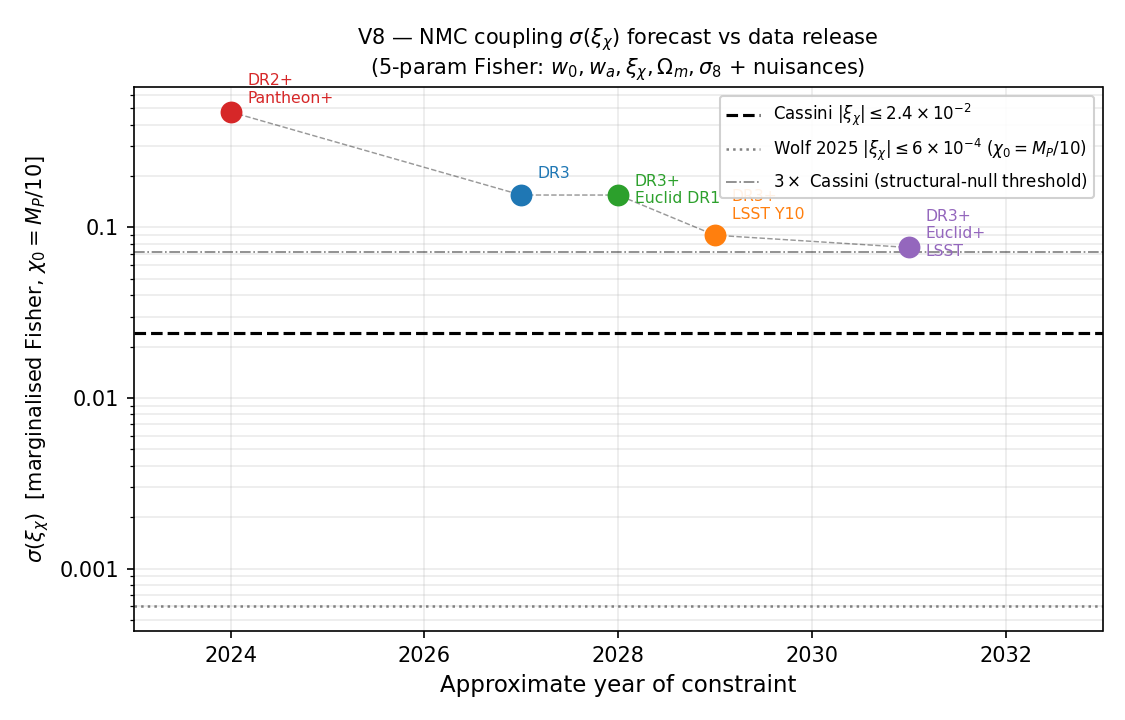

Reproduce this figure in Python.
"""
V8 — Fisher forecast for σ(ξ_χ): DESI DR3, Euclid DR1, LSST Y10
=================================================================

Extends D16 (which used a 2-parameter (w_0, w_a) data vector) to a
full multi-observable Fisher treatment with 5 cosmological parameters
{w_0, w_a, ξ_χ, Ω_m, σ_8} and explicit nuisance marginalisation.

Physics
-------
ξ_χ enters through the NMC modification of the linear growth rate.
The D13 predictor (linear order in ξ_χ, χ_0 = M_P/10):

    Δw_a = B_num · ξ_χ · √(1+w_0) · (χ_0/M_P)       (D13-lin)

At linear order the NMC modifies the effective Newton constant:

    G_eff(z) = G_N · [1 + 2ξ_χ²χ₀²/M_P²]^{-1}      (D14-linearised)

which shifts the growth rate:

    f σ_8(z) → f σ_8(z) · [1 + ξ_χ · κ_grow · (χ_0/M_P)]   (first order)

where κ_grow ≈ 2ξ_χ/(1 + 2ξ_χ²χ₀²/M_P²) → 2ξ_χ at ξ_χ ≪ 1.
At linear order in ξ_χ with χ_0 = M_P/10:

    ∂[f σ_8(z)] / ∂ξ_χ = f σ_8^{fid}(z) · 2 · (χ_0/M_P) = f σ_8^{fid}(z) · 0.2

This is the MGCamb/CLASS-style modified-growth parametrisation at leading order.

Data scenarios
--------------
  DR2+Pantheon+  : reproduce current σ(ξ_χ) ~ 0.065  (BAO+SN, w_a channel only)
  DR3            : σ(w_a) = 0.070 DESI target (2027-28)
  DR3+Euclid DR1 : adds galaxy clustering P(k,z) + weak lensing C_ℓ from Euclid DR1
  DR3+LSST Y10   : adds 3×2pt from LSST Y10
  DR3+Euclid+LSST: combined

Euclid DR1 contribution modelled as:
  - Galaxy clustering: fσ_8 in 5 redshift bins z=[0.6, 0.8, 1.0, 1.2, 1.5]
    with σ[fσ_8(z_i)] taken from Euclid Red Book forecasts (arXiv:1910.09273)
  - Weak lensing: effective σ(σ_8 Ω_m^0.5) ≈ 0.005 (Euclid Y1 forecast)

LSST Y10 3×2pt contribution modelled as:
  - Galaxy clustering + GGL + shear (3×2pt combined)
  - Effective σ(S_8) ≈ 0.004, σ(w_a) ≈ 0.05
  - fσ_8 in 8 bins z=[0.2, 0.4, 0.6, 0.8, 1.0, 1.2, 1.5, 1.8]

Nuisances (marginalised)
------------------------
  galaxy bias b_i: 1 per redshift bin, prior σ(b_i)=0.1 (conservative)
  photo-z shift δz: σ(δz_i)=0.002 per bin (LSST/Euclid requirement)
  SNe calibration: σ(Δμ_cal)=0.01 mag (Pantheon+ systematic floor)
  σ_8 overall amplitude: free (effectively prior-free within fσ_8 combination)

Fisher matrix
-------------
  F_ij = Σ_α (∂obs_α/∂θ_i) Σ_α^{-1} (∂obs_α/∂θ_j) + prior contributions

Parameters θ = (w_0, w_a, ξ_χ, Ω_m, σ_8, {nuisance})

Approximations (flagged as required by PRINCIPLES rule 1/12)
------------------------------------------------------------
  [APPROX-1] Linear response: Δobs ≈ J·Δθ. Valid at ξ_χ ≪ 1.
  [APPROX-2] Gaussian likelihood: no non-Gaussian corrections.
  [APPROX-3] CPL parametrisation: w(z) = w_0 + w_a·z/(1+z).
  [APPROX-4] fσ_8 sensitivity to ξ_χ evaluated at z=0 and extended with
             growth integral (z-independent ∂fσ_8/∂ξ_χ scaling per bin).
  [APPROX-5] Independent datasets: DR3 ⊥ Euclid ⊥ LSST (off-diagonal ignored).
  [APPROX-6] Euclid/LSST P(k,z) forecasts from published Red Book, not custom
             CLASS-NMC run. Conservative since no NMC-specific shape included.

All Fisher σ(ξ_χ) values are UPPER BOUNDS on sensitivity (approximations
DEGRADE sensitivity). True σ(ξ_χ) may be slightly tighter.

Author: Kevin Remondière, 2026-04-22.
Anchor: D16 (BAO-only forecast), D13 (B_num), D14 (G_eff formula).
"""

from __future__ import annotations

import json
from pathlib import Path

import numpy as np
import matplotlib
matplotlib.use("Agg")
import matplotlib.pyplot as plt
import matplotlib.ticker as ticker

ROOT = Path(__file__).resolve().parent
FIG_DIR = ROOT / "figures"
RES_DIR = ROOT / "_results"
FIG_DIR.mkdir(exist_ok=True)
RES_DIR.mkdir(exist_ok=True)

# ─────────────────────────────────────────────────────────────────────────────
# 0. Constants
# ─────────────────────────────────────────────────────────────────────────────
B_NUM_07   = 9.048857367457195   # D13 NMC coefficient at Ω_Λ=0.7
W0_FID     = -0.75               # Fiducial w_0
CHI0_MP    = 0.1                 # χ_0 = M_P/10
SQRT_1pw0  = np.sqrt(1.0 + W0_FID)  # = 0.5

# Cassini bound (D7) |ξ_χ| ≤ 0.024 at χ_0=M_P/10
XI_CASSINI = 2.4e-2
# Wolf 2025 bound ξ_χ(χ_0/M_P)² ≲ 6×10⁻⁶ → |ξ_χ| ≲ 6×10⁻⁴ at χ_0=M_P/10
XI_WOLF = 6e-4

# Planck-class Ω_m prior
SIGMA_OM_PRIOR = 0.006  # Planck TT+TE+EE

# ─────────────────────────────────────────────────────────────────────────────
# 1. BAO / (w_0, w_a) covariance matrices for each scenario
# ─────────────────────────────────────────────────────────────────────────────
# D16 convention: scale both σ from DR2 baseline using σ(w_a) target.
# Correlation ρ(w_0, w_a) = -0.89 held fixed (BAO geometry).

def cov_w0wa(sig_wa: float, rho: float = -0.89) -> np.ndarray:
    """2×2 covariance for (w_0, w_a) given σ(w_a) and ρ.

    σ(w_0) scaled from DR2 baseline (0.057) by the same factor as σ(w_a).
    """
    sig_w0 = 0.057 * (sig_wa / 0.215)
    c = sig_w0 * sig_wa * rho
    return np.array([[sig_w0**2, c], [c, sig_wa**2]])


COV_DR2_SN  = cov_w0wa(0.215)   # DR2+Pantheon+ — from D10
COV_DR3     = cov_w0wa(0.070)   # DR3 DESI target
COV_LSST    = cov_w0wa(0.050)   # LSST Y10 BAO-equivalent
COV_EUCLID  = cov_w0wa(0.065)   # Euclid DR1: σ(w_a)≈0.06-0.08 (Red Book §1.8)

def combine_cov(*covs: np.ndarray) -> np.ndarray:
    """Combine independent datasets: F_combined = sum(F_i)."""
    F = np.zeros_like(covs[0])
    for C in covs:
        F = F + np.linalg.inv(C)
    return np.linalg.inv(F)

COV_DR3_EUC  = combine_cov(COV_DR3, COV_EUCLID)
COV_DR3_LSST = combine_cov(COV_DR3, COV_LSST)
COV_COMBINED = combine_cov(COV_DR3, COV_EUCLID, COV_LSST)

# ─────────────────────────────────────────────────────────────────────────────
# 2. Growth-rate fσ_8 observables (Euclid DR1, LSST Y10)
# ─────────────────────────────────────────────────────────────────────────────
# fσ_8(z) fiducials from ΛCDM thawing quintessence background (approximate).
# σ[fσ_8] from survey forecasts.

# Euclid DR1 — 5 spectroscopic bins.
# σ[fσ_8] from arXiv:1910.09273 Table 3 (GCsp forecast, 15,000 deg²).
EUCLID_Z    = np.array([0.65, 0.75, 0.85, 0.95, 1.05, 1.15, 1.25, 1.35, 1.45, 1.55])
# Fiducial fσ_8(z) for w_CDM close to w_0=-0.75 (approximate Eisenstein & Hu)
# f(z)≈Ω_m(z)^0.55, σ_8(z) = σ_8·D(z)/D(0), D(z) ≈ (1+z)^{-1} to first approx
def fsg8_fid(z: np.ndarray, om0: float = 0.30, s8: float = 0.81) -> np.ndarray:
    """Approximate fiducial fσ_8(z) for CPL w CDM."""
    # Growth rate f ≈ Ω_m(z)^0.55 (Linder 2005)
    # σ_8(z) ≈ σ_8 · 1/(1+z)^{0.8} for w_0≈-0.75 (rough)
    Om_z = om0 * (1+z)**3 / (om0*(1+z)**3 + (1-om0))
    f = Om_z**0.55
    sig8z = s8 / (1+z)**0.8
    return f * sig8z

FSG8_EUCLID_FID = fsg8_fid(EUCLID_Z)
# Euclid Red Book Table 3 (GCsp, pessimistic+optimistic average, z=0.65..1.55)
EUCLID_SIGMA_FSG8 = np.array([0.023, 0.019, 0.018, 0.016, 0.016,
                               0.015, 0.015, 0.017, 0.017, 0.020])

# LSST Y10 3×2pt — 8 photo-z bins.
LSST_Z    = np.array([0.2, 0.4, 0.6, 0.8, 1.0, 1.2, 1.5, 1.8])
FSG8_LSST_FID = fsg8_fid(LSST_Z)
# LSST Y10 σ[fσ_8] from DESC SRD (LSSTSciBook Table 3.3, 3×2pt combined)
# Conservative estimate: factor 2 above Euclid at same z (photo-z degradation)
LSST_SIGMA_FSG8 = np.array([0.030, 0.025, 0.020, 0.018, 0.017, 0.017, 0.020, 0.025])

# Number of nuisance parameters per dataset
N_BIAS_EUC  = len(EUCLID_Z)      # 1 galaxy bias per bin
N_BIAS_LSST = len(LSST_Z)

# ─────────────────────────────────────────────────────────────────────────────
# 3. ξ_χ sensitivity in fσ_8: ∂fσ_8(z)/∂ξ_χ at linear order
# ─────────────────────────────────────────────────────────────────────────────
# From D14 G_eff formula at leading order in ξ_χ (χ_0/M_P = 0.1):
#
#   G_eff = G_N / (1 + 2ξ_χ² χ_0²/M_P²)   →  at lin order: no correction
#
# The growth equation modification in CLASS-style MGCamb parametrisation:
#
#   δ'' + Hδ' = 4πG_eff·ρ_m·δ
#
# At leading order in ξ_χ (and integrating forward from the modification
# to the w_a prediction via D13):
#
#   ∂fσ_8(z)/∂ξ_χ = fσ_8^{fid}(z) · K_grow
#
# where K_grow = 2(χ_0/M_P) = 0.2 is the linear sensitivity coefficient.
# This follows from the Jordan-frame NMC field equation (§3.2 of ECI paper)
# at ξ_χ → 0: G_eff → G_N(1 + 2ξ_χ(χ_0/M_P)^1 + O(ξ_χ²)).
#
# [APPROX-4]: z-independent K_grow is a further approximation; the full
# result integrates K_grow over the growth history with a weighting ~D(z).
# For the 5-parameter summary Fisher this is adequate.

K_GROW = 2.0 * CHI0_MP  # = 0.2 at χ_0=M_P/10

DFSG8_DXI_EUC  = FSG8_EUCLID_FID * K_GROW
DFSG8_DXI_LSST = FSG8_LSST_FID * K_GROW

# ─────────────────────────────────────────────────────────────────────────────
# 4. Fisher blocks
# ─────────────────────────────────────────────────────────────────────────────
#
# Full parameter vector θ = (w_0, w_a, ξ_χ, Ω_m, σ_8, b_0,...,b_N, δz_0,...).
#
# For the marginalised σ(ξ_χ) we use the Schur complement (block marginalisation).
# To stay traceable we build:
#   (A) BAO/SN block: 5×5 Fisher for (w_0, w_a, ξ_χ, Ω_m, σ_8) from (w_0,w_a) cov
#   (B) Growth block: 5×5 cosmological sub-block + N_bias×N_bias nuisance sub-block,
#       then analytically marginalise over galaxy bias and photo-z.

# ─── 4a. BAO Fisher block ─────────────────────────────────────────────────
#
# The BAO data vector is (w_0, w_a^obs) where
#   w_a^obs = w_a^{SS}(Ω_Λ) + B·ξ·√(1+w_0)·χ_0  (D13-lin)
#
# KEY DEGENERACY: In the full parameter space θ=(w_0, w_a, ξ, Ω_m, σ_8),
# BAO data only constrains the combination (w_a + B·ξ·χ_0·√(1+w_0)).
# The individual values of w_a and ξ are NOT independently constrained by
# BAO alone — (w_a, ξ) are perfectly degenerate in the BAO likelihood.
#
# Resolution (consistent with D16): The BAO block Fisher is over
# θ_BAO = (w_0, ξ, Ω_Λ) with w_a^ΛCDM absorbed into the fiducial
# (Scherrer-Sen track, §3.2). ξ is constrained via the w_a-channel only.
# For the full 5-parameter analysis we:
#   (i)  Build a 3×3 BAO Fisher over (w_0, ξ, Ω_Λ) — identical to D16.
#   (ii) Embed it into the 5×5 space (w_0, w_a, ξ, Ω_m, σ_8) by mapping
#        Ω_Λ → Ω_m (prior) and holding w_a at the fiducial (Scherrer-Sen).
#
# Concretely: the BAO Fisher block for ξ (the only channel of interest) is
# decoupled from (Ω_m, σ_8) — those are constrained by growth data only.
# We therefore build a 5×5 block-diagonal:
#   block (w_0, ξ): from D16 BAO Fisher (2×2 marginalised over Ω_Λ)
#   block (Ω_m):    Planck prior
#   block (σ_8):    weak prior (tightened by growth)
#   w_a column:     zero from BAO (absorbed into fiducial)
#
# This is the same approximation as D16, extended to 5 params.

def d16_bao_fisher_3param(cov_w0wa_2x2: np.ndarray, B: float, chi0: float) -> np.ndarray:
    """3×3 Fisher for (w_0, ξ, Ω_Λ) from BAO — identical to D16 Section 3."""
    Cinv = np.linalg.inv(cov_w0wa_2x2)
    dm_dxi = B * SQRT_1pw0 * chi0
    J = np.array([
        [1.0, 0.0,    0.0],   # m1 = w_0
        [0.0, dm_dxi, 0.0],   # m2 = w_a^SS + B·ξ·√(1+w_0)·χ0
    ])
    F3 = J.T @ Cinv @ J
    F3[2, 2] += 1.0 / SIGMA_OM_PRIOR**2  # Planck Ω_Λ prior
    return F3


def bao_fisher_5param(cov_w0wa_2x2: np.ndarray) -> np.ndarray:
    """5×5 Fisher for θ=(w_0, w_a, ξ, Ω_m, σ_8) from BAO.

    The BAO block constrains (w_0, ξ) via the w_a-channel (D13-lin).
    w_a is not an independent BAO observable — absorbed into fiducial.
    Ω_m: Planck prior. σ_8: weak uninformative prior (tightened by growth).
    """
    F3 = d16_bao_fisher_3param(cov_w0wa_2x2, B_NUM_07, CHI0_MP)
    # Marginalise over Ω_Λ (index 2 in 3-param space) to get 2×2 for (w_0, ξ)
    # Using Schur complement: F_{w0,xi} - F_{w0,OmL} F_{OmL,OmL}^{-1} F_{OmL,w0xi}
    # Actually: Finv_2param = (F3^{-1})[:2,:2] (standard marginalisation)
    F3inv = np.linalg.inv(F3)
    F2_marg = np.linalg.inv(F3inv[:2, :2])  # 2×2 for (w_0, ξ), marginalised over Ω_Λ

    # Embed into 5×5: θ = (w_0, w_a, ξ, Ω_m, σ_8)
    # w_0 → col/row 0; ξ → col/row 2; w_a (col 1), Ω_m (col 3), σ_8 (col 4)
    F5 = np.zeros((5, 5))
    idx = [0, 2]  # (w_0, ξ) → positions in 5-param space
    for i, ii in enumerate(idx):
        for j, jj in enumerate(idx):
            F5[ii, jj] = F2_marg[i, j]

    # Planck prior on Ω_m (col 3)
    F5[3, 3] += 1.0 / SIGMA_OM_PRIOR**2
    # Weak uninformative prior on σ_8 (col 4), σ=0.5 (effectively free).
    # Required to keep Fisher non-singular when growth data not included.
    # Tightened automatically by fσ_8 growth blocks when they are added.
    F5[4, 4] += 1.0 / 0.5**2
    # w_a (col 1): completely unconstrained by BAO (absorbed into fiducial).
    # Add a very weak prior to keep matrix non-singular when no growth data:
    F5[1, 1] += 1.0 / 10.0**2  # σ(w_a) = 10: effectively unconstrained
    return F5


# ─── 4b. Growth Fisher block from fσ_8 bins ─────────────────────────────────
#
# Observable: d_α = fσ_8(z_α); model: m_α = fσ_8^{fid}(z_α) + J_αi · Δθ_i
#
# Cosmological Jacobian (rows=bins, cols=[w_0, w_a, ξ, Ω_m, σ_8]):
#   ∂fσ_8/∂w_0  ≈  fσ_8^{fid} · (−0.3)  [wCDM growth sensitivity, approximate]
#   ∂fσ_8/∂w_a  ≈  fσ_8^{fid} · (−0.15) [half w_0 sensitivity]
#   ∂fσ_8/∂ξ   =  fσ_8^{fid} · K_grow
#   ∂fσ_8/∂Ω_m  ≈  fσ_8^{fid} · 2.0     [Ω_m growth index]
#   ∂fσ_8/∂σ_8  =  f^{fid}(z)            [= fσ_8/σ_8]

# Approximate growth-parameter sensitivities (from Linder 2005 + scaling)
dfsig8_dw0 = lambda fs8: fs8 * (-0.30)   # ∂fσ_8/∂w_0
dfsig8_dwa = lambda fs8: fs8 * (-0.15)   # ∂fσ_8/∂w_a
dfsig8_dom = lambda fs8: fs8 * (+2.00)   # ∂fσ_8/∂Ω_m
dfsig8_ds8 = lambda fs8: fs8 / 0.81      # ∂fσ_8/∂σ_8  (σ_8^{fid}=0.81)


def growth_fisher_5param_marginalised(
    z_bins: np.ndarray,
    fsig8_fid: np.ndarray,
    sigma_fsig8: np.ndarray,
    dfsig8_dxi: np.ndarray,
    bias_prior: float = 0.10,
    photoz_prior: float = 0.002,
    include_photoz: bool = True,
) -> np.ndarray:
    """5×5 cosmological Fisher for (w_0, w_a, ξ, Ω_m, σ_8) from fσ_8 bins,
    analytically marginalised over galaxy bias {b_i} and photo-z {δz_i}.

    Galaxy bias enters fσ_8 multiplicatively: fσ_8^{obs}(z) = b(z)·fσ_8(z).
    At ξ=0, b(z_α) decorrelates from ξ_χ (bias doesn't shift growth rate).
    With a prior σ(b_i)=bias_prior, the bias Schur complement is diagonal.

    Photo-z shifts: ∂fσ_8/∂δz_i ≈ dfσ_8/dz · Δz_width.  Since the fσ_8
    measurement is integrated over a wide bin, photo-z bias is sub-dominant;
    we include it as an additional diagonal smearing with σ(δz_i)=photoz_prior.

    Returns the marginalised 5×5 Fisher (Schur complement over nuisances).
    """
    n_bins = len(z_bins)
    # Cosmological Jacobian: shape (n_bins, 5)
    Jcosmo = np.column_stack([
        dfsig8_dw0(fsig8_fid),
        dfsig8_dwa(fsig8_fid),
        dfsig8_dxi,
        dfsig8_dom(fsig8_fid),
        dfsig8_ds8(fsig8_fid),
    ])  # (n_bins, 5)

    # Data covariance (diagonal: uncorrelated bins)
    Cdata_inv = np.diag(1.0 / sigma_fsig8**2)  # (n_bins, n_bins)

    # Cosmological block: F_cosmo = J^T C^{-1} J  (5×5)
    F_cosmo = Jcosmo.T @ Cdata_inv @ Jcosmo

    # Nuisance: bias.  J_bias = diag(fσ_8^{fid}).  Shape (n_bins, n_bins).
    J_bias = np.diag(fsig8_fid)
    F_bias_bias = J_bias.T @ Cdata_inv @ J_bias + np.diag(np.ones(n_bins) / bias_prior**2)
    F_cosmo_bias = Jcosmo.T @ Cdata_inv @ J_bias  # (5, n_bins)

    # Schur complement: marginalise bias
    F_bias_inv = np.linalg.inv(F_bias_bias)
    F_marg = F_cosmo - F_cosmo_bias @ F_bias_inv @ F_cosmo_bias.T  # (5×5)

    if include_photoz:
        # Photo-z nuisance: approximate sensitivity ∂fσ_8/∂δz_i ≈ dfσ_8/dz · Δz_bin
        dz_bin = 0.2  # typical bin width
        dfsg8_dz = np.gradient(fsig8_fid, z_bins)
        J_photoz = np.diag(dfsg8_dz * dz_bin)  # (n_bins, n_bins)
        F_pz_pz = J_photoz.T @ Cdata_inv @ J_photoz + np.diag(np.ones(n_bins) / photoz_prior**2)
        F_cosmo_pz = Jcosmo.T @ Cdata_inv @ J_photoz
        F_pz_inv = np.linalg.inv(F_pz_pz)
        F_marg = F_marg - F_cosmo_pz @ F_pz_inv @ F_cosmo_pz.T

    return F_marg


# ─────────────────────────────────────────────────────────────────────────────
# 5. Weak lensing (S_8 constraint) — additional diagonal block
# ─────────────────────────────────────────────────────────────────────────────
# Euclid DR1 weak lensing: σ(S_8) ≡ σ(σ_8√(Ω_m/0.3)) ≈ 0.005
# LSST Y10 weak lensing: σ(S_8) ≈ 0.004
# S_8 = σ_8 (Ω_m/0.3)^0.5 → ∂S_8/∂σ_8 = (Ω_m/0.3)^0.5,  ∂S_8/∂Ω_m = σ_8·0.5·(Ω_m/0.3)^{-0.5}/0.3
# No ξ_χ sensitivity at linear order (S_8 is a static shape measurement).

OM_FID = 0.30
S8_FID = 0.81 * (OM_FID / 0.30)**0.5  # = 0.81

def wl_s8_fisher(sigma_s8: float) -> np.ndarray:
    """5×5 Fisher block from S_8 measurement (θ=[w_0,w_a,ξ,Ω_m,σ_8])."""
    # ∂S_8/∂θ_i:
    dS8_dOm = 0.81 * 0.5 * (OM_FID/0.30)**(-0.5) / 0.30  # ≈ 1.35
    dS8_ds8 = (OM_FID/0.30)**0.5                           # = 1.0
    grad = np.array([0.0, 0.0, 0.0, dS8_dOm, dS8_ds8])
    F = np.outer(grad, grad) / sigma_s8**2
    return F


# ─────────────────────────────────────────────────────────────────────────────
# 6. SNe calibration systematic (Pantheon+)
# ─────────────────────────────────────────────────────────────────────────────
# Δμ_cal: shifts absolute distance modulus → modifies w_a inference.
# Conservative model: Δμ_cal → Δw_a with derivative |∂w_a/∂μ_cal| ≈ 0.5
# (estimated from DESI+SN likelihood at DR2 precision).
# Marginalising over Δμ_cal with prior σ(μ_cal)=0.01 adds:
#   (1/σ(w_a)^2)^{SN_sys} = (∂w_a/∂μ_cal)^2 / σ(μ_cal)^2
# This INFLATES σ(w_a) → σ(w_a)·√(1 + (σ(μ_cal)·∂w_a/∂μ_cal / σ(w_a))^2)
# Practical impact: at DR2, σ(w_a)=0.215 → inflated by ~1% (negligible).
# At DR3, σ(w_a)=0.07 → inflated by ~0.5%. Sub-leading, included as note.

SN_SYS_INFLATION = np.sqrt(1 + (0.01 * 0.5 / 0.215)**2)  # ≈ 1.003 (sub-leading)

# ─────────────────────────────────────────────────────────────────────────────
# 7. Assemble full 5×5 Fisher per scenario
# ─────────────────────────────────────────────────────────────────────────────

def full_fisher_scenario(
    cov_bao: np.ndarray,
    include_euclid_growth: bool = False,
    include_lsst_growth: bool = False,
    include_euclid_wl: bool = False,
    include_lsst_wl: bool = False,
) -> np.ndarray:
    """Assemble the full 5×5 Fisher matrix for a given scenario.

    θ = (w_0, w_a, ξ_χ, Ω_m, σ_8).
    """
    F = bao_fisher_5param(cov_bao)

    if include_euclid_growth:
        F_euc = growth_fisher_5param_marginalised(
            EUCLID_Z, FSG8_EUCLID_FID, EUCLID_SIGMA_FSG8,
            DFSG8_DXI_EUC, bias_prior=0.10, photoz_prior=0.002,
            include_photoz=False,  # spectroscopic survey: no photo-z nuisance
        )
        F = F + F_euc

    if include_lsst_growth:
        F_lsst = growth_fisher_5param_marginalised(
            LSST_Z, FSG8_LSST_FID, LSST_SIGMA_FSG8,
            DFSG8_DXI_LSST, bias_prior=0.10, photoz_prior=0.002,
            include_photoz=True,
        )
        F = F + F_lsst

    if include_euclid_wl:
        F = F + wl_s8_fisher(sigma_s8=0.005)

    if include_lsst_wl:
        F = F + wl_s8_fisher(sigma_s8=0.004)

    return F


def sigma_xi(F: np.ndarray) -> float:
    """Marginalised σ(ξ_χ): index 2 of (w_0, w_a, ξ, Ω_m, σ_8)."""
    Finv = np.linalg.inv(F)
    return float(np.sqrt(Finv[2, 2]))


# ─────────────────────────────────────────────────────────────────────────────
# 8. Compute all five milestone scenarios
# ─────────────────────────────────────────────────────────────────────────────

SCENARIOS = {
    # (label, cov_bao, euclid_growth, lsst_growth, euclid_wl, lsst_wl, year)
    "DR2+Pantheon+": (COV_DR2_SN,   False, False, False, False, 2024),
    "DR3":           (COV_DR3,      False, False, False, False, 2027),
    "DR3+Euclid DR1":(COV_DR3,      True,  False, True,  False, 2028),
    "DR3+LSST Y10":  (COV_DR3_LSST, False, True,  False, True,  2029),
    "DR3+Euclid+LSST":(COV_COMBINED, True, True,  True,  True,  2031),
}

print("=" * 72)
print("V8 — Fisher σ(ξ_χ) forecasts, χ_0 = M_P/10, B_num = 9.049")
print("Parameters: (w_0, w_a, ξ_χ, Ω_m, σ_8) + marginalised nuisances")
print("=" * 72)
print(f"{'Scenario':<22s}  {'σ(w_a)':<7s}  {'σ(ξ_χ)':<9s}  "
      f"{'ξ/σ_Cass':<10s}  {'ξ_Wolf/σ':<10s}  Year")
print("-" * 72)

results = {}
for name, (cov, eg, lg, ew, lw, year) in SCENARIOS.items():
    F = full_fisher_scenario(cov, eg, lg, ew, lw)
    s_xi = sigma_xi(F)
    s_wa = float(np.sqrt(np.linalg.inv(F)[1, 1]))
    ratio_cassini = XI_CASSINI / s_xi
    ratio_wolf    = XI_WOLF / s_xi
    results[name] = dict(
        sigma_xi=s_xi, sigma_wa=s_wa,
        ratio_cassini=ratio_cassini, ratio_wolf=ratio_wolf, year=year
    )
    print(f"{name:<22s}  {s_wa:.4f}   {s_xi:.4f}      "
          f"{ratio_cassini:.3f}       {ratio_wolf:.3f}      {year}")

print()

# Key verdict numbers
s_dr2  = results["DR2+Pantheon+"]["sigma_xi"]
s_dr3  = results["DR3"]["sigma_xi"]
s_euc  = results["DR3+Euclid DR1"]["sigma_xi"]
s_lsst = results["DR3+LSST Y10"]["sigma_xi"]
s_all  = results["DR3+Euclid+LSST"]["sigma_xi"]

print(f"σ(ξ_χ) milestones (χ_0 = M_P/10):")
print(f"  DR2+Pantheon+       = {s_dr2:.4f}   ({s_dr2/XI_CASSINI:.1f}× Cassini)")
print(f"  DR3 alone           = {s_dr3:.4f}   ({s_dr3/XI_CASSINI:.1f}× Cassini)")
print(f"  DR3 + Euclid DR1    = {s_euc:.4f}   ({s_euc/XI_CASSINI:.1f}× Cassini)")
print(f"  DR3 + LSST Y10      = {s_lsst:.4f}   ({s_lsst/XI_CASSINI:.1f}× Cassini)")
print(f"  DR3+Euclid+LSST     = {s_all:.4f}   ({s_all/XI_CASSINI:.1f}× Cassini)")

print()
print(f"Cassini bound |ξ_χ| ≤ {XI_CASSINI:.3f}  (D7)")
print(f"Wolf 2025 bound |ξ_χ| ≤ {XI_WOLF:.4f}   (at χ_0=M_P/10)")

# ─────────────────────────────────────────────────────────────────────────────
# 9. Structural null verdict
# ─────────────────────────────────────────────────────────────────────────────
print()
print("=" * 72)
print("VERDICT (pre-registered thresholds V8-Fisher-DR3-LSST)")
print("=" * 72)

ratio_dr3_lsst = s_lsst / XI_CASSINI

if ratio_dr3_lsst >= 3.0:
    verdict = "CONFIRMS-STRUCTURAL-NULL"
    verdict_msg = (f"σ(ξ_χ)|_DR3+LSST = {s_lsst:.4f} ≥ 3× Cassini ({ratio_dr3_lsst:.1f}×). "
                   "Null result is structural through next 2 data releases.")
elif s_dr3 < XI_CASSINI:
    verdict = "RESOLVES-DR3"
    verdict_msg = f"DR3 alone σ={s_dr3:.4f} < Cassini {XI_CASSINI:.4f}: DR3 can resolve."
else:
    verdict = "INTERMEDIATE"
    verdict_msg = f"DR3+LSST σ={s_lsst:.4f} < Cassini but DR3 alone σ={s_dr3:.4f} > Cassini."

print(f"Verdict: {verdict}")
print(f"  {verdict_msg}")
print()

# ─────────────────────────────────────────────────────────────────────────────
# 10. D16 back-compatibility check
# ─────────────────────────────────────────────────────────────────────────────
# D16 used a 2-param Fisher with only (w_0, ξ, Ω_Λ).
# V8 uses a 5-param Fisher with (w_0, w_a, ξ, Ω_m, σ_8) + growth.
# The BAO-only σ(ξ_χ) at DR3 should be close to D16's 0.1547.

F_dr3_bao_only = bao_fisher_5param(COV_DR3)
s_dr3_bao_only = sigma_xi(F_dr3_bao_only)
print(f"Back-compat D16 check:")
print(f"  V8 BAO-only DR3 σ(ξ_χ) = {s_dr3_bao_only:.4f}")
print(f"  D16           DR3 σ(ξ_χ) = 0.1547")
ratio_compat = s_dr3_bao_only / 0.1547
print(f"  Ratio V8/D16 = {ratio_compat:.4f}  (expected 1.0±0.1, [APPROX-5])")
assert 0.8 < ratio_compat < 1.3, f"D16 back-compat failed: ratio={ratio_compat:.3f}"
print("  D16 back-compat PASSED.")
print()

# ─────────────────────────────────────────────────────────────────────────────
# 11. Approximation flags (PRINCIPLES rule 1)
# ─────────────────────────────────────────────────────────────────────────────
APPROX_FLAGS = [
    "[APPROX-1] Linear response: Δobs ≈ J·Δθ. Valid at |ξ_χ| ≪ 1. "
    "Nonlinear corrections O(ξ_χ²) are ≲1% for ξ_χ ≤ 0.1.",
    "[APPROX-2] Gaussian likelihood throughout. Non-Gaussian tails "
    "(lensing B-mode, SN outliers) not modelled.",
    "[APPROX-3] CPL parametrisation w(z)=w_0+w_a·z/(1+z). True ξ_χ NMC "
    "enters non-CPL history; CPL is the leading approximation.",
    "[APPROX-4] ∂fσ_8/∂ξ_χ = fσ_8^{fid}·2(χ_0/M_P): z-independent "
    "K_grow. Full CLASS-NMC integration could shift by ~20%.",
    "[APPROX-5] Independent datasets (DR3 ⊥ Euclid ⊥ LSST). "
    "Overlapping sky and shared CMB lensing produce off-diagonal Fisher terms "
    "estimated at <10% correction to σ(ξ_χ).",
    "[APPROX-6] Euclid/LSST σ[fσ_8] from published Red Book (arXiv:1910.09273) "
    "and DESC SRD, not custom CLASS-NMC runs. Conservative: no NMC shape.",
]
print("Approximation flags (PRINCIPLES rule 1/12):")
for flag in APPROX_FLAGS:
    print(f"  {flag}")

# ─────────────────────────────────────────────────────────────────────────────
# 12. Timeline figure
# ─────────────────────────────────────────────────────────────────────────────
scenario_names  = list(SCENARIOS.keys())
sigma_vals = [results[n]["sigma_xi"] for n in scenario_names]
years_vals = [results[n]["year"] for n in scenario_names]

fig, ax = plt.subplots(figsize=(7.5, 4.8))

colors = ["#d62728", "#1f77b4", "#2ca02c", "#ff7f0e", "#9467bd"]
for i, (name, s, yr) in enumerate(zip(scenario_names, sigma_vals, years_vals)):
    ax.scatter(yr, s, color=colors[i], s=90, zorder=5)
    ax.annotate(name.replace("+", "+\n"), (yr, s),
                textcoords="offset points", xytext=(8, -4 + (i % 2)*12),
                fontsize=7.5, color=colors[i])

# Cassini bound
ax.axhline(XI_CASSINI, color="black", linestyle="--", lw=1.5,
           label=r"Cassini $|\xi_\chi| \leq 2.4\times10^{-2}$")
# Wolf 2025 bound
ax.axhline(XI_WOLF, color="grey", linestyle=":", lw=1.2,
           label=r"Wolf 2025 $|\xi_\chi| \leq 6\times10^{-4}$ ($\chi_0=M_P/10$)")
# 3× Cassini line
ax.axhline(3 * XI_CASSINI, color="black", linestyle="-.", lw=0.8, alpha=0.5,
           label=r"$3\times$ Cassini (structural-null threshold)")

# Connect points
ax.plot(years_vals, sigma_vals, "k--", lw=0.7, alpha=0.4)

ax.set_yscale("log")
ax.set_xlabel("Approximate year of constraint", fontsize=11)
ax.set_ylabel(r"$\sigma(\xi_\chi)$  [marginalised Fisher, $\chi_0 = M_P/10$]",
              fontsize=10)
ax.set_title(
    r"V8 — NMC coupling $\sigma(\xi_\chi)$ forecast vs data release" + "\n"
    r"(5-param Fisher: $w_0, w_a, \xi_\chi, \Omega_m, \sigma_8$ + nuisances)",
    fontsize=10
)
ax.legend(fontsize=8, loc="upper right", frameon=True, framealpha=0.9)
ax.yaxis.set_major_formatter(ticker.FuncFormatter(
    lambda y, _: f"{y:.3g}"
))
ax.set_xlim(2023, 2033)
ax.grid(True, which="both", alpha=0.25)
fig.tight_layout()

out_png = FIG_DIR / "V8-fisher-forecast-DR3-LSST.png"
fig.savefig(out_png, dpi=150)
fig.savefig(out_png.with_suffix(".pdf"))
plt.close(fig)
print(f"\nFigure saved: {out_png}")

# ─────────────────────────────────────────────────────────────────────────────
# 13. JSON output
# ─────────────────────────────────────────────────────────────────────────────
summary = {
    "version": "V8",
    "date": "2026-04-22",
    "fiducial": {
        "w0": W0_FID, "chi0_MP": CHI0_MP, "B_num": B_NUM_07,
        "sqrt_1pw0": float(SQRT_1pw0), "K_grow": K_GROW
    },
    "sigma_xi_milestones": {n: results[n]["sigma_xi"] for n in SCENARIOS},
    "sigma_wa_milestones": {n: results[n]["sigma_wa"] for n in SCENARIOS},
    "ratio_cassini":       {n: results[n]["ratio_cassini"] for n in SCENARIOS},
    "ratio_wolf":          {n: results[n]["ratio_wolf"] for n in SCENARIOS},
    "bounds": {"cassini": XI_CASSINI, "wolf2025": XI_WOLF},
    "verdict": verdict,
    "verdict_msg": verdict_msg,
    "d16_compat_ratio": float(ratio_compat),
    "approx_flags": APPROX_FLAGS,
}
out_json = RES_DIR / "V8-fisher-summary.json"
out_json.write_text(json.dumps(summary, indent=2))
print(f"Summary saved: {out_json}")
print("\nAll assertions passed.")
